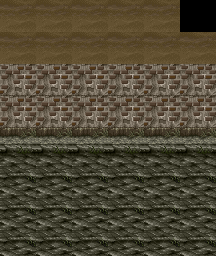

Tiled map render using the project's own tile images. Description and the whole map definition, tile-layer contents included, below:
An orthogonal 6x8 tile map with 36x32 px tiles, 1 tile layer (Capa de Patrones 1).

<map version="1.0" orientation="orthogonal" renderorder="right-down" width="6" height="8" tilewidth="36" tileheight="32" nextobjectid="1">
 <tileset firstgid="1" name="pr1" tilewidth="36" tileheight="32" tilecount="5" columns="5">
  <image source="pr1.png" width="180" height="32" />
 </tileset>
 <layer name="Capa de Patrones 1" width="6" height="8">
  <data>
   <tile gid="4" />
   <tile gid="4" />
   <tile gid="4" />
   <tile gid="4" />
   <tile gid="4" />
   <tile gid="5" />
   <tile gid="4" />
   <tile gid="4" />
   <tile gid="4" />
   <tile gid="4" />
   <tile gid="4" />
   <tile gid="4" />
   <tile gid="3" />
   <tile gid="3" />
   <tile gid="3" />
   <tile gid="3" />
   <tile gid="3" />
   <tile gid="3" />
   <tile gid="3" />
   <tile gid="3" />
   <tile gid="3" />
   <tile gid="3" />
   <tile gid="3" />
   <tile gid="3" />
   <tile gid="2" />
   <tile gid="2" />
   <tile gid="2" />
   <tile gid="2" />
   <tile gid="2" />
   <tile gid="2" />
   <tile gid="1" />
   <tile gid="1" />
   <tile gid="1" />
   <tile gid="1" />
   <tile gid="1" />
   <tile gid="1" />
   <tile gid="1" />
   <tile gid="1" />
   <tile gid="1" />
   <tile gid="1" />
   <tile gid="1" />
   <tile gid="1" />
   <tile gid="1" />
   <tile gid="1" />
   <tile gid="1" />
   <tile gid="1" />
   <tile gid="1" />
   <tile gid="1" />
  </data>
 </layer>
</map>
